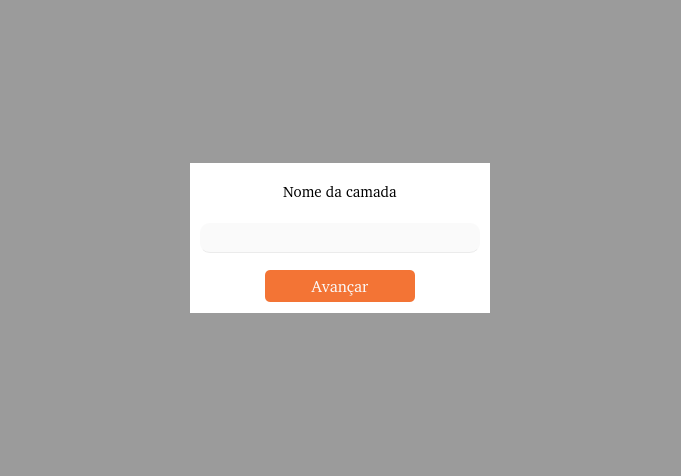
<?xml version="1.0" encoding="UTF-8"?>
<ui version="4.0">
 <class>field_name_widget</class>
 <widget class="QWidget" name="field_name_widget">
  <property name="geometry">
   <rect>
    <x>0</x>
    <y>0</y>
    <width>681</width>
    <height>476</height>
   </rect>
  </property>
  <property name="windowTitle">
   <string>Form</string>
  </property>
  <property name="styleSheet">
   <string notr="true">background-color: rgba(255, 255, 255, 240); </string>
  </property>
  <layout class="QVBoxLayout" name="verticalLayout_5">
   <property name="spacing">
    <number>0</number>
   </property>
   <property name="leftMargin">
    <number>0</number>
   </property>
   <property name="topMargin">
    <number>0</number>
   </property>
   <property name="rightMargin">
    <number>0</number>
   </property>
   <property name="bottomMargin">
    <number>0</number>
   </property>
   <item>
    <widget class="QFrame" name="frame_2">
     <property name="styleSheet">
      <string notr="true">#frame_2{
	
	background-color: rgba(0, 0, 0, 100);
}</string>
     </property>
     <property name="frameShape">
      <enum>QFrame::NoFrame</enum>
     </property>
     <property name="frameShadow">
      <enum>QFrame::Raised</enum>
     </property>
     <layout class="QVBoxLayout" name="verticalLayout_6">
      <property name="spacing">
       <number>0</number>
      </property>
      <property name="leftMargin">
       <number>0</number>
      </property>
      <property name="topMargin">
       <number>0</number>
      </property>
      <property name="rightMargin">
       <number>0</number>
      </property>
      <property name="bottomMargin">
       <number>0</number>
      </property>
      <item alignment="Qt::AlignHCenter">
       <widget class="QFrame" name="frame">
        <property name="minimumSize">
         <size>
          <width>300</width>
          <height>150</height>
         </size>
        </property>
        <property name="maximumSize">
         <size>
          <width>300</width>
          <height>150</height>
         </size>
        </property>
        <property name="styleSheet">
         <string notr="true">background-color: rgb(255, 255, 255);</string>
        </property>
        <property name="frameShape">
         <enum>QFrame::NoFrame</enum>
        </property>
        <property name="frameShadow">
         <enum>QFrame::Raised</enum>
        </property>
        <layout class="QVBoxLayout" name="verticalLayout">
         <property name="spacing">
          <number>5</number>
         </property>
         <property name="leftMargin">
          <number>5</number>
         </property>
         <property name="topMargin">
          <number>5</number>
         </property>
         <property name="rightMargin">
          <number>5</number>
         </property>
         <property name="bottomMargin">
          <number>5</number>
         </property>
         <item>
          <widget class="QFrame" name="frame_label">
           <property name="styleSheet">
            <string notr="true"/>
           </property>
           <property name="frameShape">
            <enum>QFrame::NoFrame</enum>
           </property>
           <property name="frameShadow">
            <enum>QFrame::Raised</enum>
           </property>
           <layout class="QVBoxLayout" name="verticalLayout_3">
            <property name="spacing">
             <number>5</number>
            </property>
            <property name="leftMargin">
             <number>5</number>
            </property>
            <property name="topMargin">
             <number>5</number>
            </property>
            <property name="rightMargin">
             <number>5</number>
            </property>
            <property name="bottomMargin">
             <number>5</number>
            </property>
            <item alignment="Qt::AlignHCenter|Qt::AlignBottom">
             <widget class="QLabel" name="infoLabel">
              <property name="enabled">
               <bool>true</bool>
              </property>
              <property name="minimumSize">
               <size>
                <width>0</width>
                <height>30</height>
               </size>
              </property>
              <property name="font">
               <font>
                <family>:/plugins/StaraMaps/Roboto-Regular.ttf</family>
                <pointsize>11</pointsize>
                <weight>50</weight>
                <italic>false</italic>
                <bold>false</bold>
               </font>
              </property>
              <property name="styleSheet">
               <string notr="true"/>
              </property>
              <property name="text">
               <string>Nome da camada</string>
              </property>
             </widget>
            </item>
           </layout>
          </widget>
         </item>
         <item>
          <widget class="QFrame" name="frame_line_edit">
           <property name="frameShape">
            <enum>QFrame::NoFrame</enum>
           </property>
           <property name="frameShadow">
            <enum>QFrame::Raised</enum>
           </property>
           <layout class="QVBoxLayout" name="verticalLayout_2">
            <property name="spacing">
             <number>5</number>
            </property>
            <property name="leftMargin">
             <number>5</number>
            </property>
            <property name="topMargin">
             <number>5</number>
            </property>
            <property name="rightMargin">
             <number>5</number>
            </property>
            <property name="bottomMargin">
             <number>5</number>
            </property>
            <item>
             <widget class="QLineEdit" name="lineEdit">
              <property name="minimumSize">
               <size>
                <width>0</width>
                <height>30</height>
               </size>
              </property>
              <property name="styleSheet">
               <string notr="true">QLineEdit{
	border: none;
	border-radius: 10px;
	border-bottom: 1px solid;
	border-bottom-color: rgb(235, 235, 235);
	background-color: rgb(250, 250, 250);
	font: 10pt url(:/plugins/StaraMaps/Roboto-Regular.ttf);
}

QLineEdit::hover{
	border-bottom: 2px solid;
	border-bottom-color: rgb(225, 225, 225);
}

QLineEdit:focus{
	border-bottom-color: rgb(243, 116, 53);
}

QLineEdit:disabled{
	background-color: rgb(230, 230, 230);
}</string>
              </property>
             </widget>
            </item>
           </layout>
          </widget>
         </item>
         <item>
          <widget class="QFrame" name="frame_button">
           <property name="frameShape">
            <enum>QFrame::NoFrame</enum>
           </property>
           <property name="frameShadow">
            <enum>QFrame::Raised</enum>
           </property>
           <layout class="QVBoxLayout" name="verticalLayout_4">
            <property name="spacing">
             <number>5</number>
            </property>
            <property name="leftMargin">
             <number>5</number>
            </property>
            <property name="topMargin">
             <number>5</number>
            </property>
            <property name="rightMargin">
             <number>5</number>
            </property>
            <property name="bottomMargin">
             <number>5</number>
            </property>
            <item alignment="Qt::AlignHCenter">
             <widget class="QPushButton" name="goButton">
              <property name="minimumSize">
               <size>
                <width>150</width>
                <height>32</height>
               </size>
              </property>
              <property name="maximumSize">
               <size>
                <width>200</width>
                <height>16777215</height>
               </size>
              </property>
              <property name="font">
               <font>
                <family>:/plugins/StaraMaps/Roboto-Regular.ttf</family>
                <pointsize>12</pointsize>
                <weight>50</weight>
                <italic>false</italic>
                <bold>false</bold>
               </font>
              </property>
              <property name="styleSheet">
               <string notr="true">QPushButton{
	background-color: rgb(243, 116, 53);
	border: none;	
	color: rgb(250, 250, 250);
	border-radius: 5px;
	font: 12pt url(:/plugins/StaraMaps/Roboto-Regular.ttf);
}

QPushButton::hover{
	background-color: rgb(233, 106, 43);
}

QPushButton::pressed{
	background-color: rgb(223, 96, 33);
}
QPushButton:disabled{
	border: 2px solid rgba(100, 100, 100, 40);
	color: rgb(100, 100, 100, 40);
}</string>
              </property>
              <property name="text">
               <string>Avançar</string>
              </property>
             </widget>
            </item>
           </layout>
          </widget>
         </item>
        </layout>
       </widget>
      </item>
     </layout>
    </widget>
   </item>
  </layout>
 </widget>
 <resources/>
 <connections/>
</ui>
